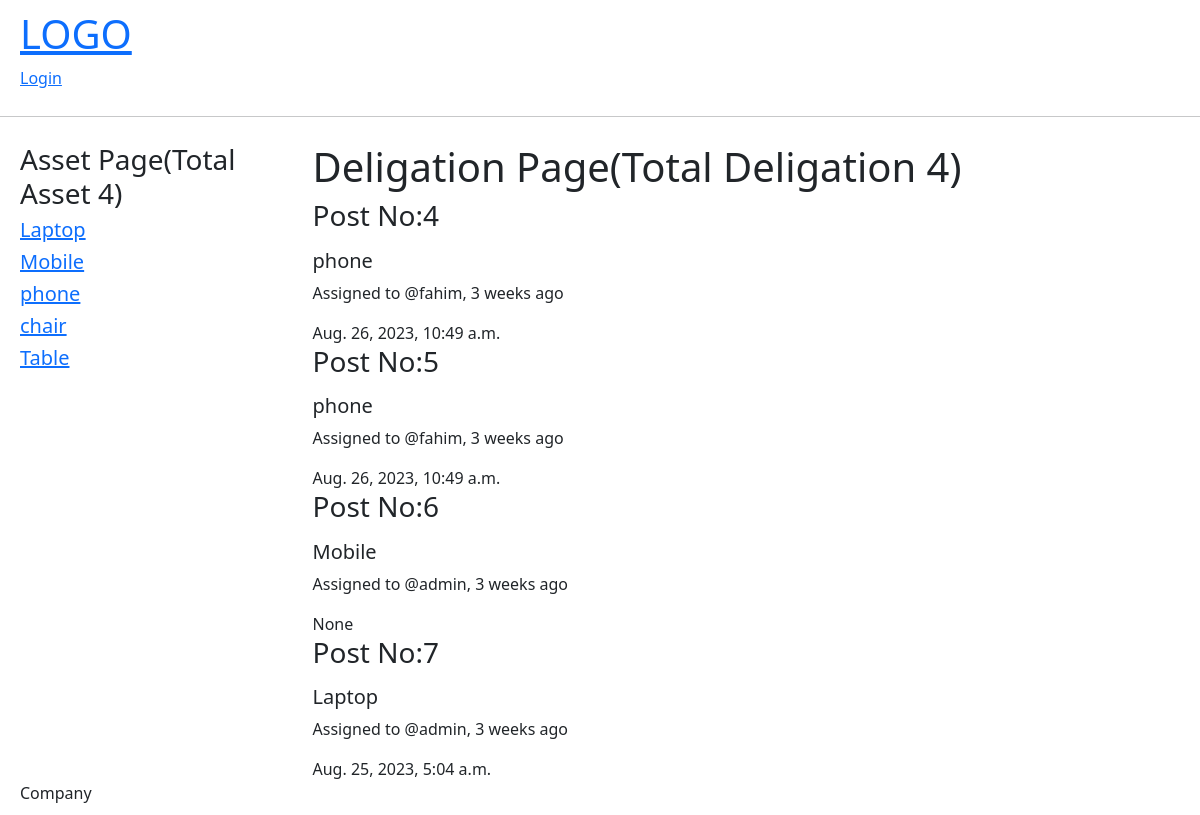
The page / on the database its author committed.
### asset_app/models.py (models this page shows, shortened)
class Asset(models.Model):
    name = models.CharField(max_length=100, null=True, blank=True)
    company = models.ForeignKey(Company, on_delete=models.SET_NULL, null=True, blank=True)
    created_by = models.ForeignKey(settings.AUTH_USER_MODEL, related_name='created_asset', on_delete=models.SET_NULL, null=True, editable=False)
    created_at = models.DateTimeField(auto_now_add=True)
    updated_by = models.ForeignKey(settings.AUTH_USER_MODEL, editable=False, related_name='updated_asset', on_delete=models.SET_NULL, null=True)
    updated_at = models.DateTimeField(auto_now=True,blank=True,null=True)
    is_available = models.BooleanField(default=True)
    def __str__(self):
        return self.name

class Delegation(models.Model):
    asset = models.ForeignKey(Asset, on_delete=models.CASCADE)
    assigned_to = models.ForeignKey(CompanyEmployee, on_delete=models.CASCADE)
    checkout_condition = models.TextField(blank=True)
    return_condition = models.TextField(blank=True)
    start_date = models.DateTimeField(auto_now_add=True,blank=True)
    return_date = models.DateTimeField(null=True, blank=True)
    created_by = models.ForeignKey(settings.AUTH_USER_MODEL, editable=False, related_name='created_by_delegation', on_delete=models.SET_NULL, null=True)
    created_at = models.DateTimeField(auto_now_add=True)
    updated_by = models.ForeignKey(settings.AUTH_USER_MODEL, editable=False, related_name='updated_by_delegation', on_delete=models.SET_NULL, null=True)
    updated_at = models.DateTimeField(auto_now=True,blank=True,null=True)

class CompanyEmployee(models.Model):
    company = models.ForeignKey(Company, on_delete=models.CASCADE)
    user = models.OneToOneField(User, on_delete=models.CASCADE)
    first_name = models.CharField(max_length=50,blank=True,null=True)
    last_name = models.CharField(max_length=50,blank=True,null=True)
    date_of_birth = models.DateField(blank=True,null=True)
    date_joined = models.DateField(blank=True,null=True)
    created_by = models.ForeignKey(settings.AUTH_USER_MODEL, related_name='created_employees', on_delete=models.SET_NULL, null=True, editable=False)
    created_at = models.DateTimeField(auto_now_add=True,editable=False)
    updated_by = models.ForeignKey(settings.AUTH_USER_MODEL, related_name='updated_employees', on_delete=models.SET_NULL, null=True, editable=False)
    updated_at = models.DateTimeField(auto_now=True,blank=True,null=True)
    def __str__(self):
        return self.user.username

### asset_app/views.py (the view)
# urls.py: path('', views.home, name="home"),
def home(request):
    deligations = Delegation.objects.all()
    assets = Asset.objects.all()
    total_deligations = deligations.count()
    context = {
        'deligations': deligations,
        'total_deligations':total_deligations,
        'assets':assets,
    }
    return render(request, 'asset_app/home.html', context)

### asset_app/templates/asset_app/home.html (shortened to what this page needs)
{% extends 'main.html' %}
{% block content %}
{% include 'navbar.html' %}
<div class="home-container">
    <div>
        <h3>Asset Page(Total Asset {{ total_deligations }})</h3>
         {% for asset in assets %}
            <div>
              <a href=""><h5>{{ asset.name }}</h5></a>
            </div>
         {% endfor %}
    </div>
    <div>
        <h1>Deligation Page(Total Deligation {{ total_deligations }})</h1>
         {% for deligation in deligations %}
            <div>
                <h3>Post No:{{ deligation.id }}</h3>
              <p><h5>{{ deligation.asset }}</h5> Assigned to @{{ deligation.assigned_to }},
                  {{ deligation.created_at | timesince }} ago</p>
                  {{ deligation.return_date}}
            </div>
         {% endfor %}
        </div>
    <div> Company</div>
</div>
{% endblock %}

### asset_app/templates/asset_app/home.html (style rules this page uses)
.home-container { display: grid; grid-template-columns: 1fr 3fr; margin-left: 10px; padding: 10px; }

### rows shown on the page
Asset: name "Laptop"
Asset: name "Mobile"
Asset: name "phone"
Asset: name "chair"
Asset: name "Table"
Delegation: id "4", asset "phone", assigned_to "fahim", created_at "3 weeks", return_date "Aug. 26, 2023, 10:49 a.m."
Delegation: id "5", asset "phone", assigned_to "fahim", created_at "3 weeks", return_date "Aug. 26, 2023, 10:49 a.m."
Delegation: id "6", asset "Mobile", assigned_to "admin", created_at "3 weeks", return_date "None"
Delegation: id "7", asset "Laptop", assigned_to "admin", created_at "3 weeks", return_date "Aug. 25, 2023, 5:04 a.m."

### other values the page prints
{{ total_deligations }} "4"
